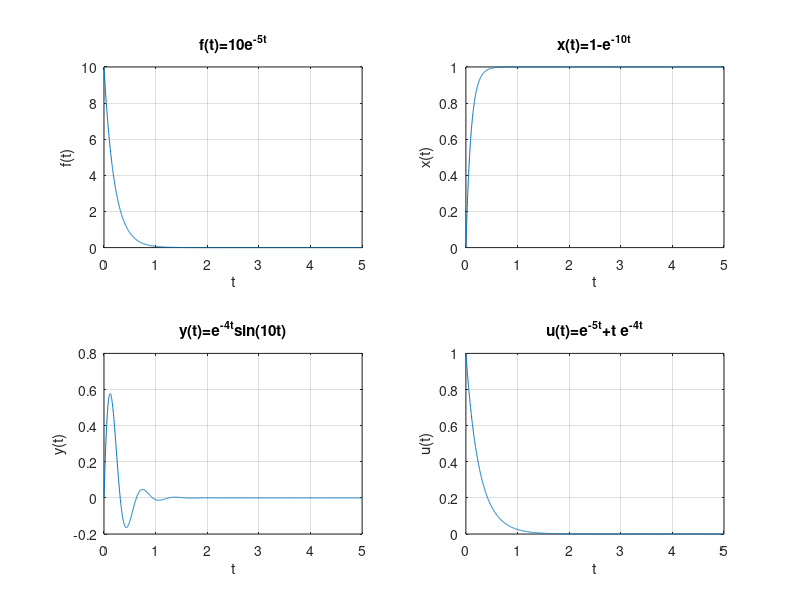
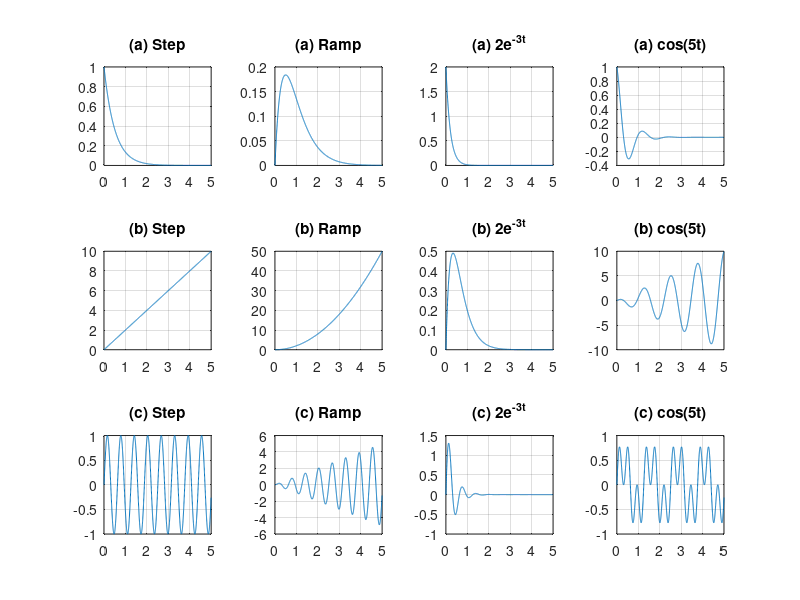
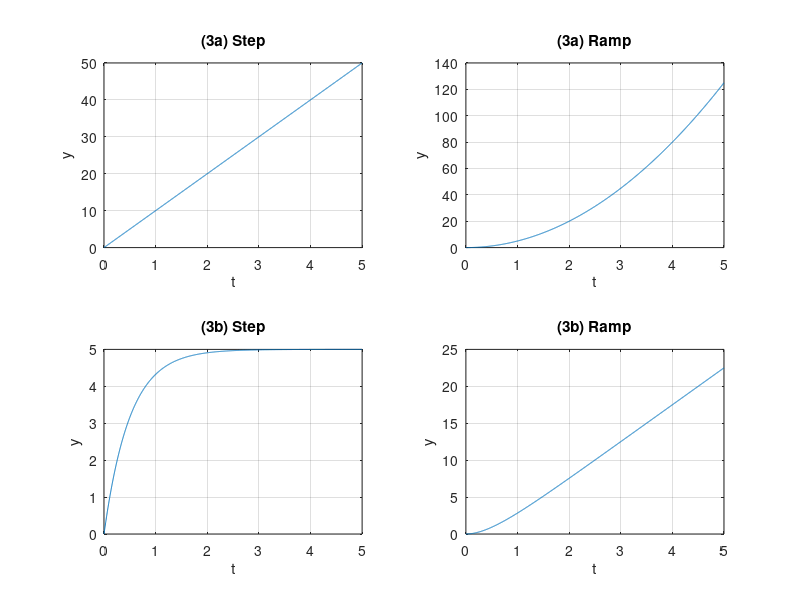

The MATLAB script that drew these images, in order: (Note: this script raises an error after producing the figures.)
%% SORU 1                     

clear; clc; close all;          

t = linspace(0,5,2000);          % 0 ile 5 saniye arasında 2000 noktalı zaman vektörü oluşturulur

f = 10*exp(-5*t);                % f(t)=10e^(-5t) üstel azalan fonksiyon tanımlanır
x = 1 - exp(-10*t);              % x(t)=1-e^(-10t) asimptotik olarak 1'e yaklaşan fonksiyon
y = exp(-4*t).*sin(10*t);        % y(t)=e^(-4t)sin(10t) sönümlü sinüs fonksiyonu
u = exp(-5*t) + t.*exp(-4*t);    % u(t)=e^(-5t)+t e^(-4t) birleşik üstel fonksiyon

figure;                          % Yeni grafik penceresi açılır

subplot(2,2,1); plot(t,f); grid on; title('f(t)=10e^{-5t}'); xlabel('t'); ylabel('f(t)');  % f(t) grafiği çizdirilir
subplot(2,2,2); plot(t,x); grid on; title('x(t)=1-e^{-10t}'); xlabel('t'); ylabel('x(t)'); % x(t) grafiği çizdirilir
subplot(2,2,3); plot(t,y); grid on; title('y(t)=e^{-4t}sin(10t)'); xlabel('t'); ylabel('y(t)'); % y(t) grafiği çizdirilir
subplot(2,2,4); plot(t,u); grid on; title('u(t)=e^{-5t}+t e^{-4t}'); xlabel('t'); ylabel('u(t)'); % u(t) grafiği çizdirilir
set(gcf,'Color','white');


%% SORU 2 

clear; clc; close all;                     
t = linspace(0,5,2000);                     % 0-5 saniye aralığında 2000 noktalı zaman vektörü oluşturulur

x_step = ones(size(t));                     % Birim basamak (step) sinyali oluşturulur
x_ramp = t;                                 % Ramp sinyali (x=t) tanımlanır
x3 = 2*exp(-3*t);                           % x3(t)=2e^{-3t} üstel azalan sinyal tanımlanır
x4 = cos(5*t);                              % x4(t)=cos(5t) kosinüs sinyali tanımlanır

% sistemler:                                % Üç farklı statik (hafızasız) sistem tanımlanacak
% a) y = e^{-2t} x                          % Sistem (a): giriş sinyali e^{-2t} ile çarpılır
ya_step = exp(-2*t).*x_step;                % Step girişinin sistem (a) çıktısı
ya_ramp = exp(-2*t).*x_ramp;                % Ramp girişinin sistem (a) çıktısı
ya_x3   = exp(-2*t).*x3;                    % x3 girişinin sistem (a) çıktısı
ya_x4   = exp(-2*t).*x4;                    % x4 girişinin sistem (a) çıktısı

% b) y = 2t x                               % Sistem (b): giriş sinyali 2t ile çarpılır
yb_step = (2*t).*x_step;                    % Step girişinin sistem (b) çıktısı
yb_ramp = (2*t).*x_ramp;                    % Ramp girişinin sistem (b) çıktısı
yb_x3   = (2*t).*x3;                        % x3 girişinin sistem (b) çıktısı
yb_x4   = (2*t).*x4;                        % x4 girişinin sistem (b) çıktısı

% c) y = sin(10t) x                         % Sistem (c): giriş sinyali sin(10t) ile çarpılır
yc_step = sin(10*t).*x_step;                % Step girişinin sistem (c) çıktısı
yc_ramp = sin(10*t).*x_ramp;                % Ramp girişinin sistem (c) çıktısı
yc_x3   = sin(10*t).*x3;                    % x3 girişinin sistem (c) çıktısı
yc_x4   = sin(10*t).*x4;                    % x4 girişinin sistem (c) çıktısı

% çizimler                                  % Grafik çizim bölümü başlıyor
figure('Name','Soru 2 - Statik Sistemler','Color','white');
titles = {'Step','Ramp','2e^{-3t}','cos(5t)'}; % Grafik başlıkları için hücre dizisi oluşturulur

Y_A = {ya_step, ya_ramp, ya_x3, ya_x4};     % Sistem (a) çıktıları hücre dizisine atanır
Y_B = {yb_step, yb_ramp, yb_x3, yb_x4};     % Sistem (b) çıktıları hücre dizisine atanır
Y_C = {yc_step, yc_ramp, yc_x3, yc_x4};     % Sistem (c) çıktıları hücre dizisine atanır

for k=1:4    

    subplot(3,4,k);     plot(t,Y_A{k}); grid on; title(['(a) ',titles{k}]);  % Sistem (a) çıktısı çizilir
    subplot(3,4,k+4);   plot(t,Y_B{k}); grid on; title(['(b) ',titles{k}]);  % Sistem (b) çıktısı çizilir
    subplot(3,4,k+8);   plot(t,Y_C{k}); grid on; title(['(c) ',titles{k}]);  % Sistem (c) çıktısı çizilir
end                                           % Döngü sonlandırılır




%% SORU 3                                 
clear; clc; close all;                  

t = linspace(0,5,2000);                  % 0-5 saniye aralığında 2000 noktalı zaman vektörü oluşturulur
x_step = ones(size(t));                  % Birim basamak (step) giriş sinyali tanımlanır
x_ramp = t;                              % Ramp giriş sinyali (x=t) tanımlanır

% (3a) y = 10 * integral x               % Sistem (3a): giriş sinyalinin 10 katı integrali alınır
y3a_step = 10*t;                         % Step için 10*∫0^t 1 dτ = 10t sonucu yazılır
y3a_ramp = 5*t.^2;                       % Ramp için 10*∫0^t τ dτ = 5t² sonucu yazılır

% (3b) dy/dt + 2y = 10x, y(0)=0          % Birinci dereceden lineer diferansiyel denklem sistemi
y3b_step = 5*(1 - exp(-2*t));             % Step girişi için çözüm: y(t)=5(1-e^{-2t})
y3b_ramp = 5*t - 2.5 + 2.5*exp(-2*t);     % Ramp girişi için analitik çözüm yazılır

                                 % Yeni grafik penceresi açılır
figure('Color','white');    
subplot(2,2,1); plot(t,y3a_step); grid on; title('(3a) Step'); xlabel t; ylabel y   % (3a) Step çıktısı çizilir
subplot(2,2,2); plot(t,y3a_ramp); grid on; title('(3a) Ramp'); xlabel t; ylabel y   % (3a) Ramp çıktısı çizilir
subplot(2,2,3); plot(t,y3b_step); grid on; title('(3b) Step'); xlabel t; ylabel y   % (3b) Step çıktısı çizilir
subplot(2,2,4); plot(t,y3b_ramp); grid on; title('(3b) Ramp'); xlabel t; ylabel y   % (3b) Ramp çıktısı çizilir





%% SORU 4                                     

clear; clc; close all;                        

syms s t                                       % Laplace dönüşümü için sembolik s ve zaman değişkeni t tanımlanır
a_list = [1 2 4 10];                           % Sistem parametresi a için test edilecek değerler tanımlanır

figure('Name','Soru 4 - Step ve Ramp','Color','white');        % İsimlendirilmiş yeni grafik penceresi açılır

for i = 1:length(a_list)                       % a_list içindeki her değer için döngü başlatılır
    a = a_list(i);                             % Mevcut iterasyondaki a değeri atanır

    G = 4/(s^2 + a*s + 5);                     % Transfer fonksiyonu G(s)=4/(s^2 + a s + 5) tanımlanır

    Y_step_s = G*(1/s);                        % Step giriş (1/s) ile sistem çıkışı Laplace domaininde hesaplanır
    y_step_t = ilaplace(Y_step_s, s, t);       % Step çıkışı ters Laplace ile zaman domainine çevrilir

    Y_ramp_s = G*(1/s^2);                      % Ramp giriş (1/s^2) ile sistem çıkışı Laplace domaininde hesaplanır
    y_ramp_t = ilaplace(Y_ramp_s, s, t);       % Ramp çıkışı ters Laplace ile zaman domainine çevrilir

    tt = linspace(0,10,2000);                  % 0-10 saniye aralığında sayısal zaman vektörü oluşturulur
    y_step = double(subs(y_step_t, t, tt));    % Step cevabı sembolikten sayısal forma çevrilir
    y_ramp = double(subs(y_ramp_t, t, tt));    % Ramp cevabı sembolikten sayısal forma çevrilir

    subplot(2,2,i);                            % 2x2 grafik düzeninde ilgili subplot seçilir
    plot(tt, y_step, 'LineWidth', 1.2); hold on; % Step cevabı çizilir ve aynı grafikte kalması sağlanır
    plot(tt, y_ramp, 'LineWidth', 1.2);        % Ramp cevabı aynı grafiğe çizilir
    grid on;                                   % Izgara aktif edilir
    title(['a = ', num2str(a), ' (Step & Ramp)']); % Başlıkta mevcut a değeri gösterilir
    xlabel('t'); ylabel('y(t)');               % Eksen etiketleri tanımlanır
    legend('Step','Ramp','Location','best');   % Step ve Ramp için açıklama kutusu eklenir
end 

%% SORU 5                                        
clear; clc; close all;                           

% durum: x = [x1; x2; x3] = [y; y'; y'']         % Durum vektörü y, y'nin 1. ve 2. türevlerinden oluşur
f = @(t,x) [ x(2);                               % x1' = y'  olduğundan türev x(2) alınır
             x(3);                               % x2' = y'' olduğundan türev x(3) alınır
            -70*x(3) - 30*x(2) - 1000*x(1) ];    % x3' = y''' ifadesi diferansiyel denklemden yazılır

x0 = [0.05; 0; 0];                               % Başlangıç koşulları: [y(0); y'(0); y''(0)] atanır
tspan = [0 10];                                  % Çözümün alınacağı zaman aralığı tanımlanır

[t, x] = ode23(f, tspan, x0);                    % ODE sistemi ode23 ile sayısal olarak çözülür

y   = x(:,1);                                    % Çözümden y(t) = x1 alınır
yp  = x(:,2);                                    % Çözümden y'(t) = x2 alınır
ypp = x(:,3);                                    % Çözümden y''(t) = x3 alınır

figure('Color','white');                                           % y(t) için yeni figure açılır
plot(t,y,'LineWidth',1.5); grid on;              % y(t) grafiği çizilir ve grid açılır
title('Soru 5 - y(t) (ode23)');                  % Grafik başlığı yazılır
xlabel('t'); ylabel('y(t)');                     % Eksen etiketleri yazılır

figure('Color','white');                                        % y'(t) için yeni figure açılır
plot(t,yp,'LineWidth',1.5); grid on;             % y'(t) grafiği çizilir ve grid açılır
title('Soru 5 - y''(t) (ode23)');                % Başlıkta y'(t) doğru şekilde gösterilir
xlabel('t'); ylabel('y''(t)');                   % Y-ekseni y'(t) olarak etiketlenir

figure('Color','white');                                          % y''(t) için yeni figure açılır
plot(t,ypp,'LineWidth',1.5); grid on;            % y''(t) grafiği çizilir ve grid açılır
title('Soru 5 - y''''(t) (ode23)');              % (Not: burada aslında y'' olmalıydı, aşağıda düzelttim
xlabel('t'); ylabel('y''''(t)');                 % (Not: burada da aslında y'' olmalıydı, aşağıda düzelttim

% ode23, MATLAB'da başlangıç değer problemlerini (Initial Value Problem) çözmek için kullanılan sayısal diferansiyel denklem çözücüsüdür.
